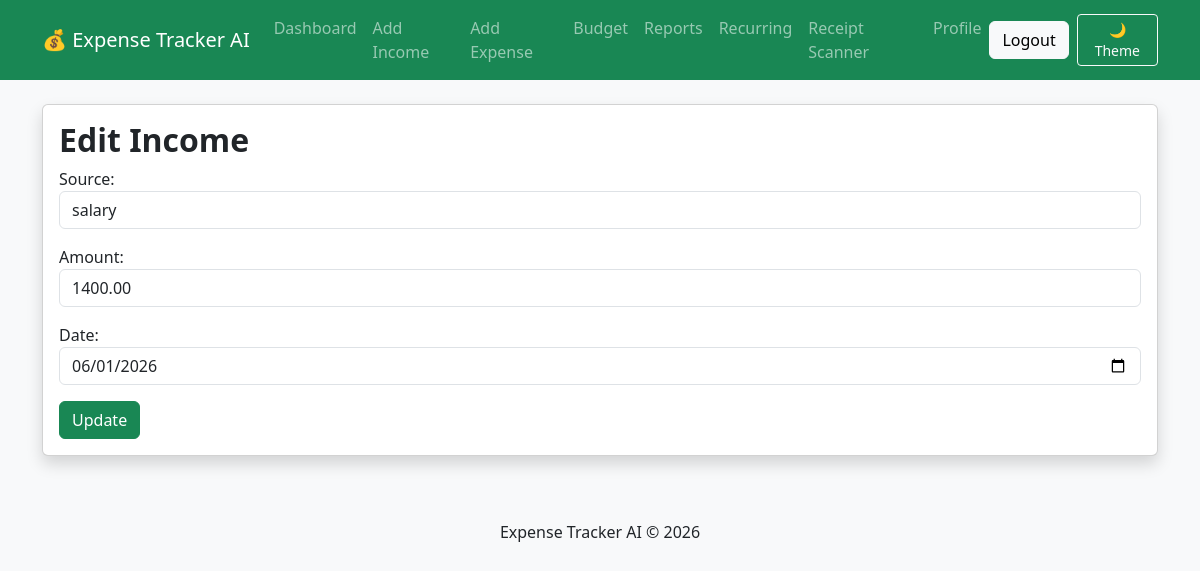
Screenshot of /income/edit/1/ (signed in) with the database file from the repository.
### tracker/models.py (models this page shows, shortened)
class Income(models.Model):
    user = models.ForeignKey(
        User,
        on_delete=models.CASCADE
    )
    source = models.CharField(
        max_length=100
    )
    amount = models.DecimalField(
        max_digits=10,
        decimal_places=2
    )
    date = models.DateField()

### tracker/views.py (the view)
@login_required
def edit_income(request, pk):
    income = get_object_or_404(
        Income,
        pk=pk,
        user=request.user,
    )
    if request.method == "POST":
        form = IncomeForm(
            request.POST,
            instance=income,
        )
        if form.is_valid():
            form.save()
            return redirect("dashboard")
    else:
        form = IncomeForm(instance=income)
    return render(
        request,
        "edit_income.html",
        {
            "form": form,
        },
    )

### tracker/forms.py
class IncomeForm(forms.ModelForm):
    class Meta:
        model = Income
        fields = [
            'source',
            'amount',
            'date'
        ]
        widgets = {
            'source': forms.TextInput(
                attrs={
                    'class': 'form-control'
                }
            ),
            'amount': forms.NumberInput(
                attrs={
                    'class': 'form-control'
                }
            ),
            'date': forms.DateInput(
                attrs={
                    'class': 'form-control',
                    'type': 'date'
                }
            )
        }

### templates/edit_income.html (shortened to what this page needs)
{% extends 'base.html' %}
{% block content %}
<div class="card shadow">
    <div class="card-body">
        <h2>
            Edit Income
        </h2>
        <form method="POST">
            {{ form.as_p }}
            <button
                class="btn btn-success">
                Update
            </button>
        </form>
    </div>
</div>
{% endblock %}

### templates/base.html (style rules this page uses)
.card { transition: 0.3s; }
h2 { font-weight: 600; }

### rows the page displays
Income: source "salary", amount "1400.00", date "06/01/2026"
